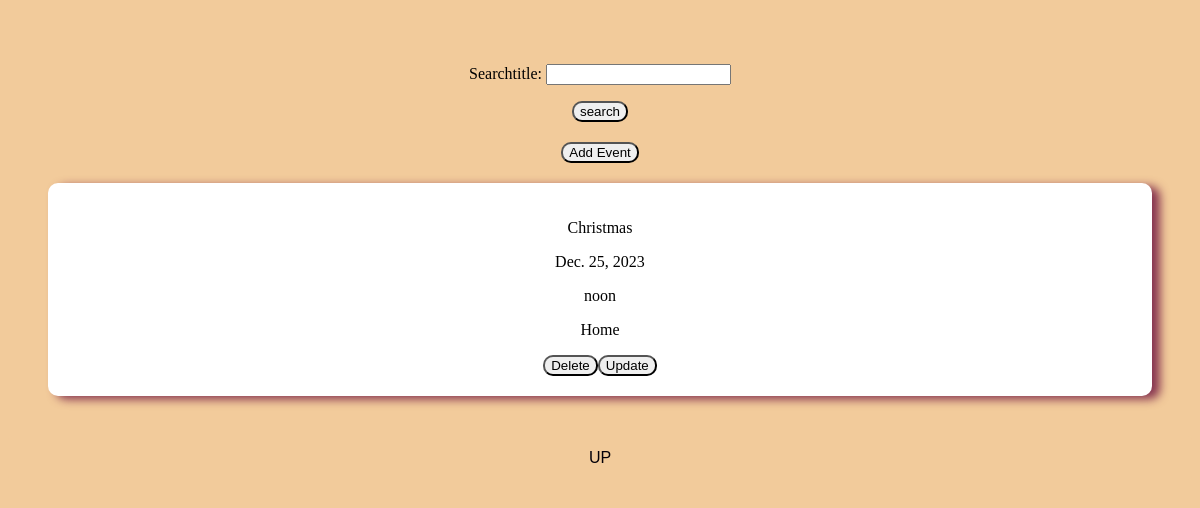
The app's page /, older data.
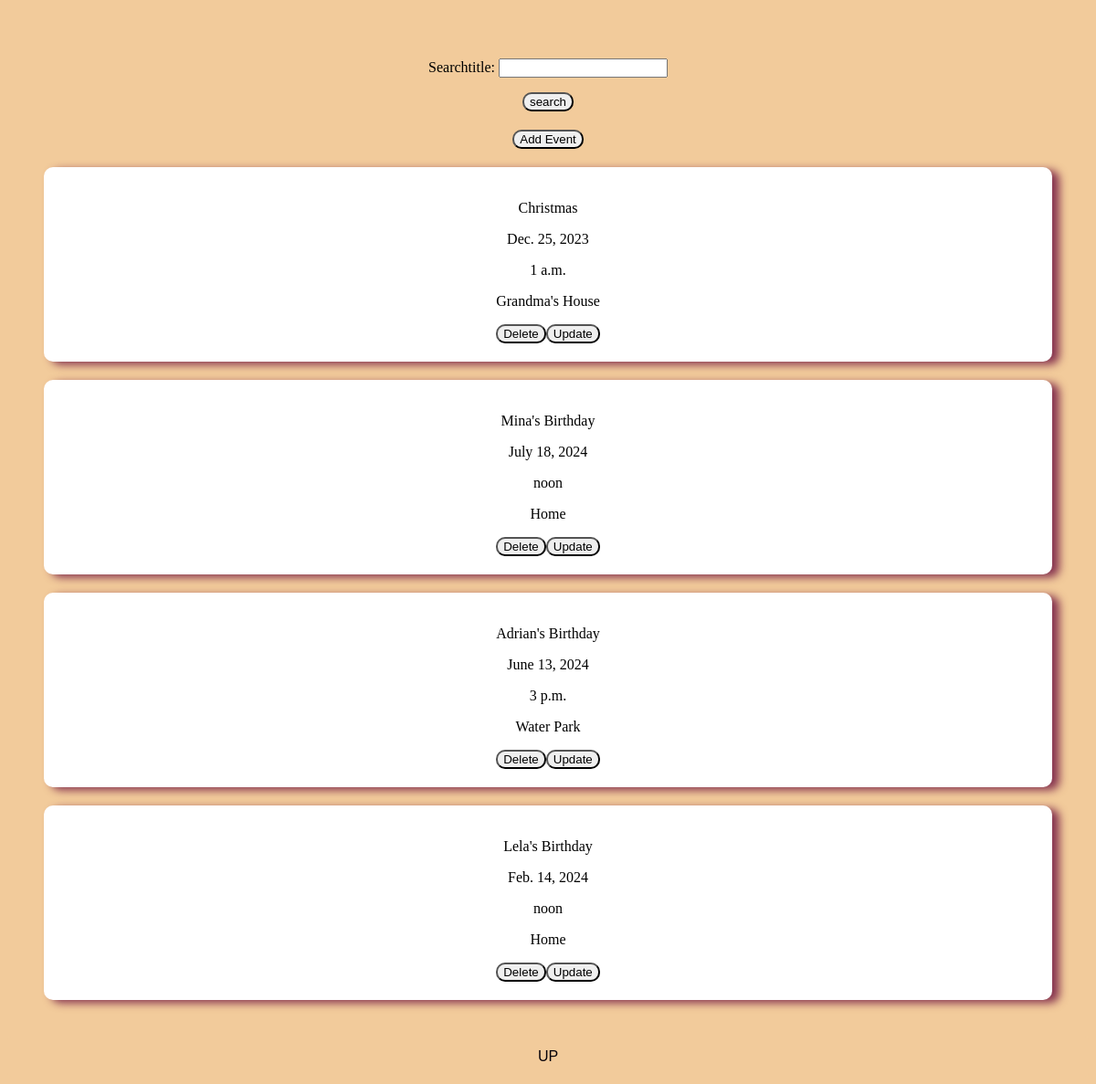
The same page, newer data.
### app/models.py (models this page shows, shortened)
class Eventlist(models.Model):
    title = models.TextField()
    date = models.DateField(default=timezone.now)
    time = models.TimeField(default=datetime.now)
    location = models.TextField()

### app/views.py (the view)
# urls.py: path('', events_page, name="events"),
def events_page(request:HttpRequest)->HttpResponse:
    form = SearchEventForm(request.POST)
    if form.is_valid():
        searchtitle = form.cleaned_data["searchtitle"]
        search_title = search_by_title(searchtitle)
        events = read_all()
        return render(request, "event.html", {"form":form, "events": events, "search_title": search_title})
    else:
        events = read_all()
        return render(request, "event.html", {"form":form, "events": events})

### app/forms.py
class SearchEventForm(forms.Form):
    searchtitle = forms.CharField(required=False)

### app/models.py (called while the page is built)
def read_all():
    return Eventlist.objects.all()

def search_by_title(title):
    try:
        return Eventlist.objects.get(title=title)
    except Eventlist.DoesNotExist:
        return None

### app/templates/event.html (shortened to what this page needs)
{% extends 'base.html' %}
{% block content %}
    <div class="events">
        <form action="{% url 'events' %}" method="POST" class="searchTool">
            {{ form.as_p }}
            <button class="searchBtn">search</button>
        </form>
        <form action="{% url 'form' %}" method="POST">
            <button>Add Event</button>
        </form>
        <form  method="POST">
            {% if not search_title %}
                {% for event in events %}
                    <div class="eventscontainer" id="myForm">
                        <table class="myItems">
                            <p class="">{{ event.title }}</p>
                            <p class="">{{ event.date }}</p>
                            <p class="">{{ event.time }}</p>
                            <p class="">{{ event.location }}</p>
                            <form action="{% url 'deleting' event.id %}" class="delete-form">
                                <button  type="submit" class="delete-btn">Delete</button>
                            </form>
                            <form action="{% url 'update' event.id %}" class="update-form">
                                <button  class="update-btn">Update</button>
                            </form>
                        </table>
                    </div>
                {% endfor %}
            {% endif %}
        </form>
    </div>
    <footer class="footer">
        <div class="socialscontainer">
            <a id="scrollToTop" href="#" onclick="scrollToTop(); return false;">UP</a>
        </div>
    </footer>
{% endblock content %}

### app/templates/base.html (shortened to what this page needs)
<!DOCTYPE html>
<html lang="en">
<head>
    {% load static %}
    <link rel="stylesheet" href="{% static 'styles.css' %}">
</head>
<body>
    {% block content %}{% endblock content %}
</body>
</html>

### app/static/styles.css (style rules this page uses)
body { background: rgb(242, 203, 155); position: static; }
.eventscontainer { background-color: rgb(255, 255, 255); padding: 20px; margin: 20px; border-radius: 10px; box-shadow: .5em .2em 10px rgba(107, 15, 61, 0.801); text-align: center; }
.eventscontainer { display: flexbox; flex-direction: column; align-items: center; }
form button { border-radius: 10px; }
.events { padding: 20px; text-align: center; }
.searchTool { padding: 20px; }
.delete-form { padding-right: 10px; }
.footer { background-color: #8378ff; font-family: 'Poppins', sans-serif; line-height: 1.5; border-radius: 300px; }
#scrollToTop { display: block; text-align: center; padding: 10px; background-color: rgb(242, 203, 155); color: #050008; text-decoration: none; border-radius: 4px; transition: background-color 0.3s; }

Row changes from the older to the newer data that the page shows:
changed Eventlist "Christmas": time "noon" → "1 a.m."; location "Home" → "Grandma's House"
added Eventlist: title "Mina's Birthday", date "July 18, 2024", time "noon", location "Home"
added Eventlist: title "Adrian's Birthday", date "June 13, 2024", time "3 p.m.", location "Water Park"
added Eventlist: title "Lela's Birthday", date "Feb. 14, 2024", time "noon", location "Home"
